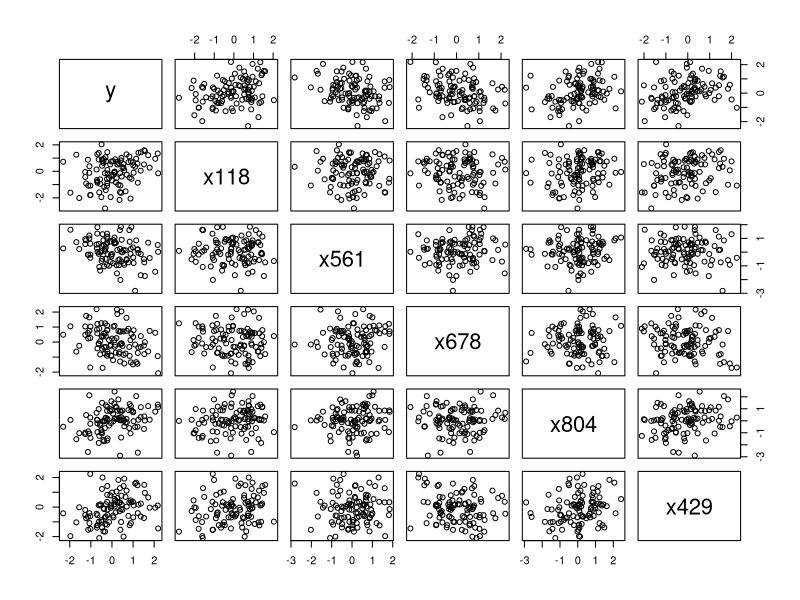
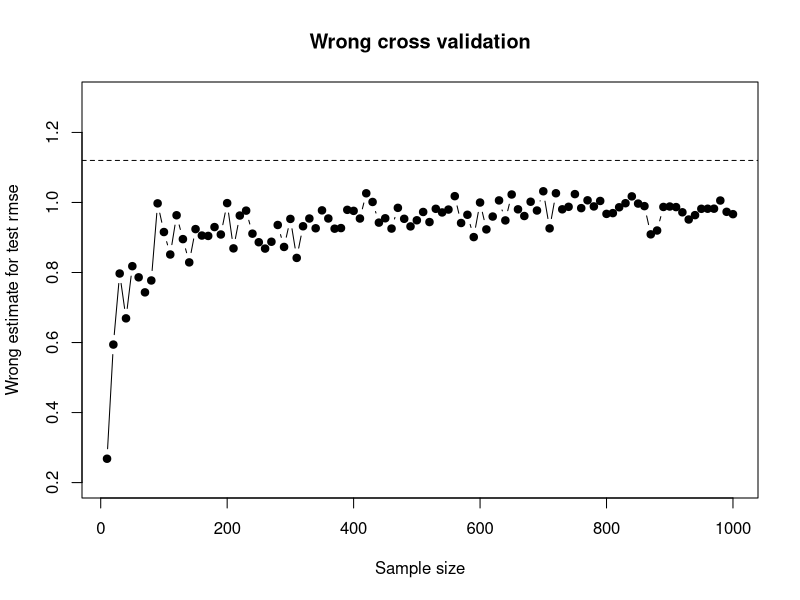

Recreate these plots in R, in order.
## ---- chunk 1
library(dplyr)
library(purrr)

set.seed(123)
N <- 100; n_features <- 1000; K <- 5

data <- 
  data.frame(
    y = rnorm(N),
    setNames(lapply(rep(N, n_features), rnorm), 
             paste0("x", 1:n_features))
  ) %>%  
  mutate(fold = rep_len(1:K, length.out = nrow(.)))
## ---- chunk 2
top5 <- 
  data[, -1] %>% 
  map_dbl(~ abs(cor(., data$y))) %>% 
  sort %>% 
  tail(5)
top5

plot(data[, c("y", names(top5))])
## ---- chunk 3
formula <- paste0("y ~ ", paste(names(top5), collapse = " + "))
formula

rmse_train <- rmse_val <- double(K)
for (i in 1:K) {
  mod <- lm(formula, data = data[data$fold != i, ])
  rmse_train[i] <- sqrt(mean(resid(mod)^2))
  
  pred <- predict(mod, newdata = data[data$fold == i, ], type = "response")
  rmse_val[i] <- sqrt(mean((pred - data$y[data$fold == i])^2))
}
summary(mod)
mean(rmse_train)
mean(rmse_val)
## ---- chunk 4
for (i in 1:K) {
  formula <- 
    data %>% 
    filter(fold != i) %>% 
    select(-fold, -y) %>% 
    map_dbl(~ abs(cor(., data$y[data$fold != i]))) %>% 
    sort %>% 
    tail(5) %>%
    names %>% 
    paste(collapse = " + ") %>% 
    paste0("y ~ ", .)

  mod <- lm(formula, data = data[data$fold != i, ])
  rmse_train[i] <- sqrt(mean(resid(mod)^2))
  
  pred <- predict(mod, newdata = data[data$fold == i, ], type = "response")
  rmse_val[i] <- sqrt(mean((pred - data$y[data$fold == i])^2))
}
mean(rmse_train)
mean(rmse_val)
## ---- chunk 5
mod <- 
  data[, -1] %>% 
  map_dbl(~ abs(cor(., data$y))) %>% 
  sort %>% 
  tail(5) %>% 
  names %>% 
  paste(collapse = " + ") %>% 
  paste0("y ~ ", .) %>% 
  lm(data = data)

rmse_test <- double(500)

for (i in 1:500) {
  test_data <- 
    data.frame(
      y = rnorm(N),
      setNames(lapply(rep(N, n_features), rnorm), paste0("x", 1:n_features))
    ) 

  pred <- predict(mod, newdata = test_data, type = "response")
  rmse_test[i] <- sqrt(mean((pred - test_data$y)^2))
  
}

mean(rmse_test)

## ---- chunk 6
rm(list = ls(all.names = TRUE))
set.seed(1000)
compare_cv <- function(N, n_features, top_features, K) {
  
  data <- 
    data.frame(
      y = rnorm(N),
      setNames(lapply(rep(N, n_features), rnorm), paste0("x", 1:n_features))
    ) %>%  
    mutate(fold = rep_len(1:K,length.out = nrow(.)))
  
  rmse_val <- numeric(K)
  
  # wrong cv
  formula <- 
    data[, -1] %>% 
    map_dbl(~ abs(cor(., data$y))) %>% 
    sort %>% 
    tail(top_features) %>%
    names %>% 
    paste(collapse = " + ") %>% 
    paste0("y ~ ", .) 
  
  for (i in 1:K) {
    mod <- lm(formula, data = data[data$fold != i, ])
    pred <- predict(mod, newdata = data[data$fold == i, ], type = "response")
    rmse_val[i] <- sqrt(mean((pred - data$y[data$fold == i])^2))
  }
  mean(rmse_val)
}

sample_sizes <- seq(10, 1000, by = 10)

plot(sample_sizes, sapply(sample_sizes, compare_cv, n_features = 1000, top_features = 5, K = 5 ), xlab = "Sample size", ylab = "Wrong estimate for test rmse", ylim = c(0.2, 1.3), type = "b", pch = 19, main = "Wrong cross validation" )
abline(a = 1.12, b = 0, lty = 2)
